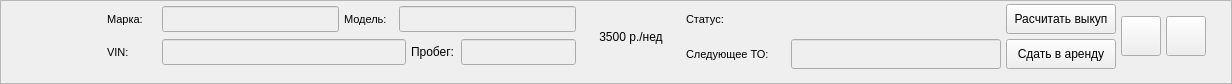
<?xml version="1.0" encoding="UTF-8"?>
<ui version="4.0">
 <class>WidgetItemListTransport</class>
 <widget class="QWidget" name="WidgetItemListTransport">
  <property name="geometry">
   <rect>
    <x>0</x>
    <y>0</y>
    <width>1232</width>
    <height>84</height>
   </rect>
  </property>
  <property name="sizePolicy">
   <sizepolicy hsizetype="Preferred" vsizetype="Preferred">
    <horstretch>0</horstretch>
    <verstretch>0</verstretch>
   </sizepolicy>
  </property>
  <property name="maximumSize">
   <size>
    <width>16777215</width>
    <height>16777215</height>
   </size>
  </property>
  <property name="windowTitle">
   <string>Form</string>
  </property>
  <property name="styleSheet">
   <string notr="true"/>
  </property>
  <layout class="QVBoxLayout" name="verticalLayout_2">
   <property name="spacing">
    <number>0</number>
   </property>
   <property name="leftMargin">
    <number>0</number>
   </property>
   <property name="topMargin">
    <number>0</number>
   </property>
   <property name="rightMargin">
    <number>0</number>
   </property>
   <property name="bottomMargin">
    <number>0</number>
   </property>
   <item>
    <widget class="QFrame" name="frame">
     <property name="frameShape">
      <enum>QFrame::StyledPanel</enum>
     </property>
     <property name="frameShadow">
      <enum>QFrame::Raised</enum>
     </property>
     <layout class="QVBoxLayout" name="verticalLayout_3">
      <property name="spacing">
       <number>0</number>
      </property>
      <property name="leftMargin">
       <number>0</number>
      </property>
      <property name="topMargin">
       <number>0</number>
      </property>
      <property name="rightMargin">
       <number>0</number>
      </property>
      <property name="bottomMargin">
       <number>10</number>
      </property>
      <item>
       <layout class="QHBoxLayout" name="horizontalLayout_6">
        <property name="spacing">
         <number>5</number>
        </property>
        <property name="rightMargin">
         <number>0</number>
        </property>
        <property name="bottomMargin">
         <number>0</number>
        </property>
        <item>
         <widget class="QLabel" name="lbl_color_ts">
          <property name="minimumSize">
           <size>
            <width>16</width>
            <height>0</height>
           </size>
          </property>
          <property name="maximumSize">
           <size>
            <width>16</width>
            <height>16777215</height>
           </size>
          </property>
          <property name="text">
           <string/>
          </property>
         </widget>
        </item>
        <item>
         <widget class="QLabel" name="lbl_photo">
          <property name="minimumSize">
           <size>
            <width>80</width>
            <height>60</height>
           </size>
          </property>
          <property name="maximumSize">
           <size>
            <width>80</width>
            <height>60</height>
           </size>
          </property>
          <property name="text">
           <string/>
          </property>
         </widget>
        </item>
        <item>
         <layout class="QVBoxLayout" name="verticalLayout_4">
          <property name="spacing">
           <number>5</number>
          </property>
          <item>
           <layout class="QHBoxLayout" name="horizontalLayout_2">
            <property name="spacing">
             <number>5</number>
            </property>
            <property name="bottomMargin">
             <number>0</number>
            </property>
            <item>
             <widget class="QLabel" name="label">
              <property name="minimumSize">
               <size>
                <width>50</width>
                <height>0</height>
               </size>
              </property>
              <property name="maximumSize">
               <size>
                <width>50</width>
                <height>16777215</height>
               </size>
              </property>
              <property name="font">
               <font>
                <family>Arial</family>
                <pointsize>8</pointsize>
               </font>
              </property>
              <property name="text">
               <string>Марка:</string>
              </property>
             </widget>
            </item>
            <item>
             <widget class="QLineEdit" name="lbl_brand">
              <property name="enabled">
               <bool>false</bool>
              </property>
              <property name="minimumSize">
               <size>
                <width>150</width>
                <height>26</height>
               </size>
              </property>
             </widget>
            </item>
            <item>
             <widget class="QLabel" name="label_2">
              <property name="minimumSize">
               <size>
                <width>50</width>
                <height>0</height>
               </size>
              </property>
              <property name="maximumSize">
               <size>
                <width>50</width>
                <height>16777215</height>
               </size>
              </property>
              <property name="font">
               <font>
                <family>Arial</family>
                <pointsize>8</pointsize>
               </font>
              </property>
              <property name="text">
               <string>Модель:</string>
              </property>
             </widget>
            </item>
            <item>
             <widget class="QLineEdit" name="lbl_model">
              <property name="enabled">
               <bool>false</bool>
              </property>
              <property name="minimumSize">
               <size>
                <width>150</width>
                <height>26</height>
               </size>
              </property>
             </widget>
            </item>
           </layout>
          </item>
          <item>
           <layout class="QHBoxLayout" name="horizontalLayout_3">
            <property name="spacing">
             <number>5</number>
            </property>
            <property name="bottomMargin">
             <number>0</number>
            </property>
            <item>
             <widget class="QLabel" name="label_3">
              <property name="minimumSize">
               <size>
                <width>50</width>
                <height>0</height>
               </size>
              </property>
              <property name="maximumSize">
               <size>
                <width>50</width>
                <height>16777215</height>
               </size>
              </property>
              <property name="font">
               <font>
                <family>Arial</family>
                <pointsize>8</pointsize>
               </font>
              </property>
              <property name="text">
               <string>VIN:</string>
              </property>
             </widget>
            </item>
            <item>
             <widget class="QLineEdit" name="lbl_vin">
              <property name="enabled">
               <bool>false</bool>
              </property>
              <property name="minimumSize">
               <size>
                <width>50</width>
                <height>26</height>
               </size>
              </property>
             </widget>
            </item>
            <item>
             <widget class="QLabel" name="lbl_prev_milage">
              <property name="minimumSize">
               <size>
                <width>45</width>
                <height>15</height>
               </size>
              </property>
              <property name="text">
               <string>Пробег:</string>
              </property>
             </widget>
            </item>
            <item>
             <widget class="QLineEdit" name="le_prev_milage_list">
              <property name="enabled">
               <bool>false</bool>
              </property>
              <property name="minimumSize">
               <size>
                <width>0</width>
                <height>26</height>
               </size>
              </property>
              <property name="maximumSize">
               <size>
                <width>115</width>
                <height>16777215</height>
               </size>
              </property>
             </widget>
            </item>
           </layout>
          </item>
         </layout>
        </item>
        <item>
         <widget class="QLabel" name="lbl_price_category">
          <property name="minimumSize">
           <size>
            <width>100</width>
            <height>0</height>
           </size>
          </property>
          <property name="maximumSize">
           <size>
            <width>100</width>
            <height>16777215</height>
           </size>
          </property>
          <property name="text">
           <string>3500 р./нед</string>
          </property>
          <property name="alignment">
           <set>Qt::AlignCenter</set>
          </property>
         </widget>
        </item>
        <item>
         <layout class="QVBoxLayout" name="verticalLayout_6">
          <property name="spacing">
           <number>5</number>
          </property>
          <property name="rightMargin">
           <number>0</number>
          </property>
          <item>
           <layout class="QHBoxLayout" name="horizontalLayout_4">
            <property name="spacing">
             <number>5</number>
            </property>
            <property name="bottomMargin">
             <number>0</number>
            </property>
            <item>
             <widget class="QLabel" name="label_6">
              <property name="minimumSize">
               <size>
                <width>100</width>
                <height>26</height>
               </size>
              </property>
              <property name="maximumSize">
               <size>
                <width>100</width>
                <height>16777215</height>
               </size>
              </property>
              <property name="font">
               <font>
                <family>Arial</family>
                <pointsize>8</pointsize>
               </font>
              </property>
              <property name="text">
               <string>Статус:</string>
              </property>
             </widget>
            </item>
            <item>
             <widget class="QLabel" name="lbl_status">
              <property name="minimumSize">
               <size>
                <width>210</width>
                <height>26</height>
               </size>
              </property>
              <property name="maximumSize">
               <size>
                <width>210</width>
                <height>16777215</height>
               </size>
              </property>
              <property name="font">
               <font>
                <family>Arial</family>
                <pointsize>10</pointsize>
                <weight>75</weight>
                <bold>true</bold>
               </font>
              </property>
              <property name="text">
               <string/>
              </property>
              <property name="alignment">
               <set>Qt::AlignCenter</set>
              </property>
             </widget>
            </item>
           </layout>
          </item>
          <item>
           <layout class="QHBoxLayout" name="horizontalLayout_5">
            <property name="spacing">
             <number>5</number>
            </property>
            <property name="bottomMargin">
             <number>0</number>
            </property>
            <item>
             <widget class="QLabel" name="label_8">
              <property name="minimumSize">
               <size>
                <width>100</width>
                <height>26</height>
               </size>
              </property>
              <property name="maximumSize">
               <size>
                <width>100</width>
                <height>16777215</height>
               </size>
              </property>
              <property name="font">
               <font>
                <family>Arial</family>
                <pointsize>8</pointsize>
               </font>
              </property>
              <property name="text">
               <string>Следующее ТО:</string>
              </property>
             </widget>
            </item>
            <item>
             <widget class="QLineEdit" name="lbl_mileage">
              <property name="enabled">
               <bool>false</bool>
              </property>
              <property name="sizePolicy">
               <sizepolicy hsizetype="Preferred" vsizetype="Preferred">
                <horstretch>0</horstretch>
                <verstretch>0</verstretch>
               </sizepolicy>
              </property>
              <property name="minimumSize">
               <size>
                <width>210</width>
                <height>26</height>
               </size>
              </property>
              <property name="maximumSize">
               <size>
                <width>210</width>
                <height>16777215</height>
               </size>
              </property>
             </widget>
            </item>
           </layout>
          </item>
         </layout>
        </item>
        <item>
         <layout class="QVBoxLayout" name="verticalLayout">
          <property name="spacing">
           <number>5</number>
          </property>
          <property name="rightMargin">
           <number>0</number>
          </property>
          <item>
           <widget class="QPushButton" name="pushButton">
            <property name="minimumSize">
             <size>
              <width>110</width>
              <height>30</height>
             </size>
            </property>
            <property name="maximumSize">
             <size>
              <width>150</width>
              <height>16777215</height>
             </size>
            </property>
            <property name="cursor">
             <cursorShape>PointingHandCursor</cursorShape>
            </property>
            <property name="text">
             <string>Расчитать выкуп</string>
            </property>
           </widget>
          </item>
          <item>
           <widget class="QPushButton" name="pushButton_2">
            <property name="minimumSize">
             <size>
              <width>110</width>
              <height>30</height>
             </size>
            </property>
            <property name="maximumSize">
             <size>
              <width>150</width>
              <height>16777215</height>
             </size>
            </property>
            <property name="cursor">
             <cursorShape>PointingHandCursor</cursorShape>
            </property>
            <property name="text">
             <string>Сдать в аренду</string>
            </property>
           </widget>
          </item>
         </layout>
        </item>
        <item>
         <widget class="QPushButton" name="btn_calculator">
          <property name="sizePolicy">
           <sizepolicy hsizetype="Minimum" vsizetype="Expanding">
            <horstretch>0</horstretch>
            <verstretch>0</verstretch>
           </sizepolicy>
          </property>
          <property name="minimumSize">
           <size>
            <width>40</width>
            <height>40</height>
           </size>
          </property>
          <property name="maximumSize">
           <size>
            <width>40</width>
            <height>40</height>
           </size>
          </property>
          <property name="cursor">
           <cursorShape>PointingHandCursor</cursorShape>
          </property>
          <property name="toolTip">
           <string>Калькулятор</string>
          </property>
          <property name="text">
           <string/>
          </property>
          <property name="icon">
           <iconset resource="../../resurce.qrc">
            <normaloff>:/Icons/icons/calendar_.svg</normaloff>:/Icons/icons/calendar_.svg</iconset>
          </property>
          <property name="iconSize">
           <size>
            <width>30</width>
            <height>30</height>
           </size>
          </property>
         </widget>
        </item>
        <item>
         <widget class="QPushButton" name="btn_delete">
          <property name="sizePolicy">
           <sizepolicy hsizetype="Preferred" vsizetype="Fixed">
            <horstretch>0</horstretch>
            <verstretch>0</verstretch>
           </sizepolicy>
          </property>
          <property name="minimumSize">
           <size>
            <width>40</width>
            <height>40</height>
           </size>
          </property>
          <property name="maximumSize">
           <size>
            <width>40</width>
            <height>40</height>
           </size>
          </property>
          <property name="cursor">
           <cursorShape>PointingHandCursor</cursorShape>
          </property>
          <property name="text">
           <string/>
          </property>
          <property name="icon">
           <iconset resource="../../resurce.qrc">
            <normaloff>:/Icons/icons/trash_.svg</normaloff>:/Icons/icons/trash_.svg</iconset>
          </property>
          <property name="iconSize">
           <size>
            <width>24</width>
            <height>24</height>
           </size>
          </property>
         </widget>
        </item>
        <item>
         <widget class="QLabel" name="lbl_id_ts">
          <property name="minimumSize">
           <size>
            <width>20</width>
            <height>20</height>
           </size>
          </property>
          <property name="maximumSize">
           <size>
            <width>20</width>
            <height>20</height>
           </size>
          </property>
          <property name="text">
           <string/>
          </property>
         </widget>
        </item>
       </layout>
      </item>
     </layout>
    </widget>
   </item>
  </layout>
 </widget>
 <resources>
  <include location="../../resurce.qrc"/>
 </resources>
 <connections/>
</ui>
